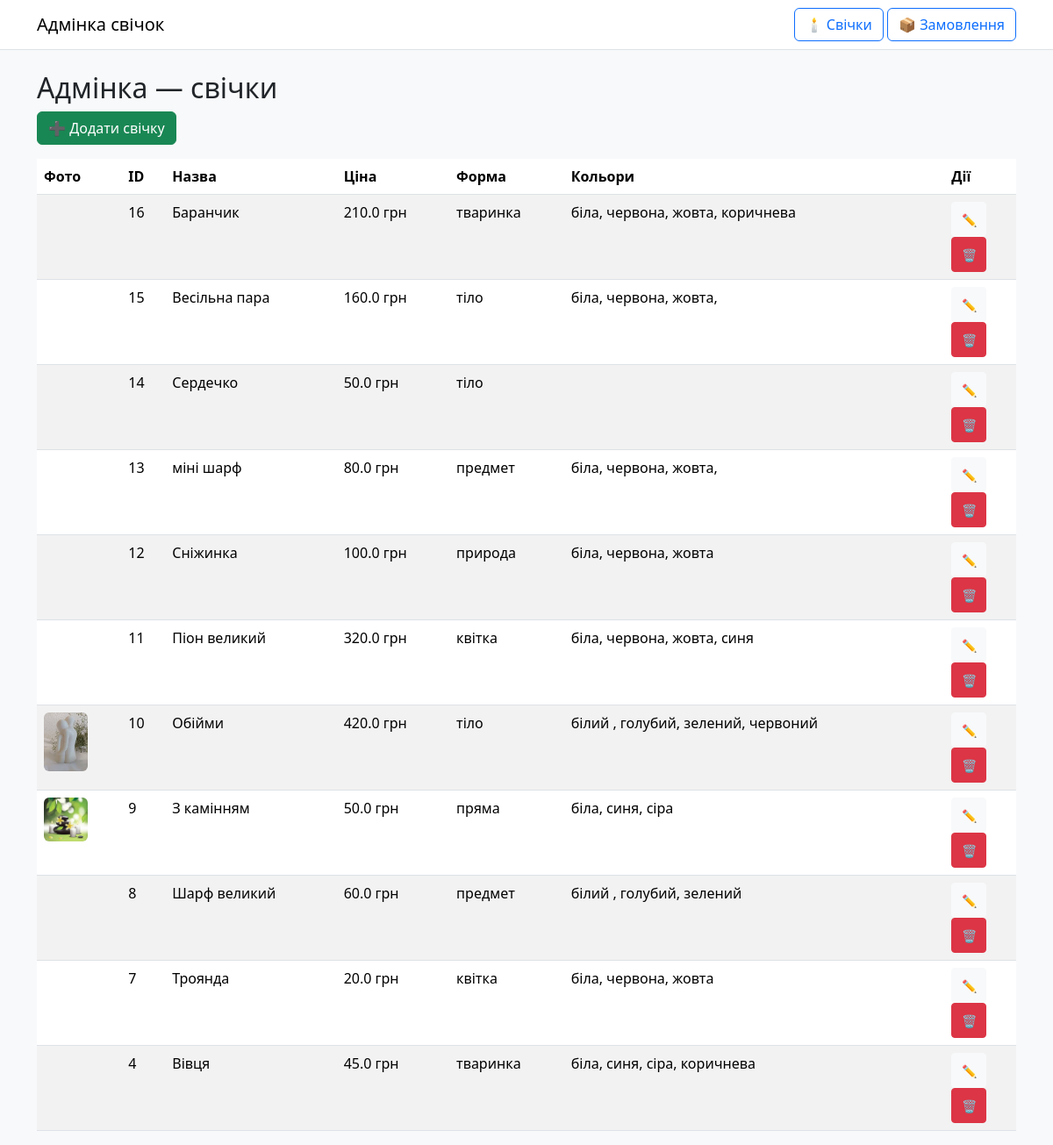
/admin/candles, run on an earlier commit of the app's database.
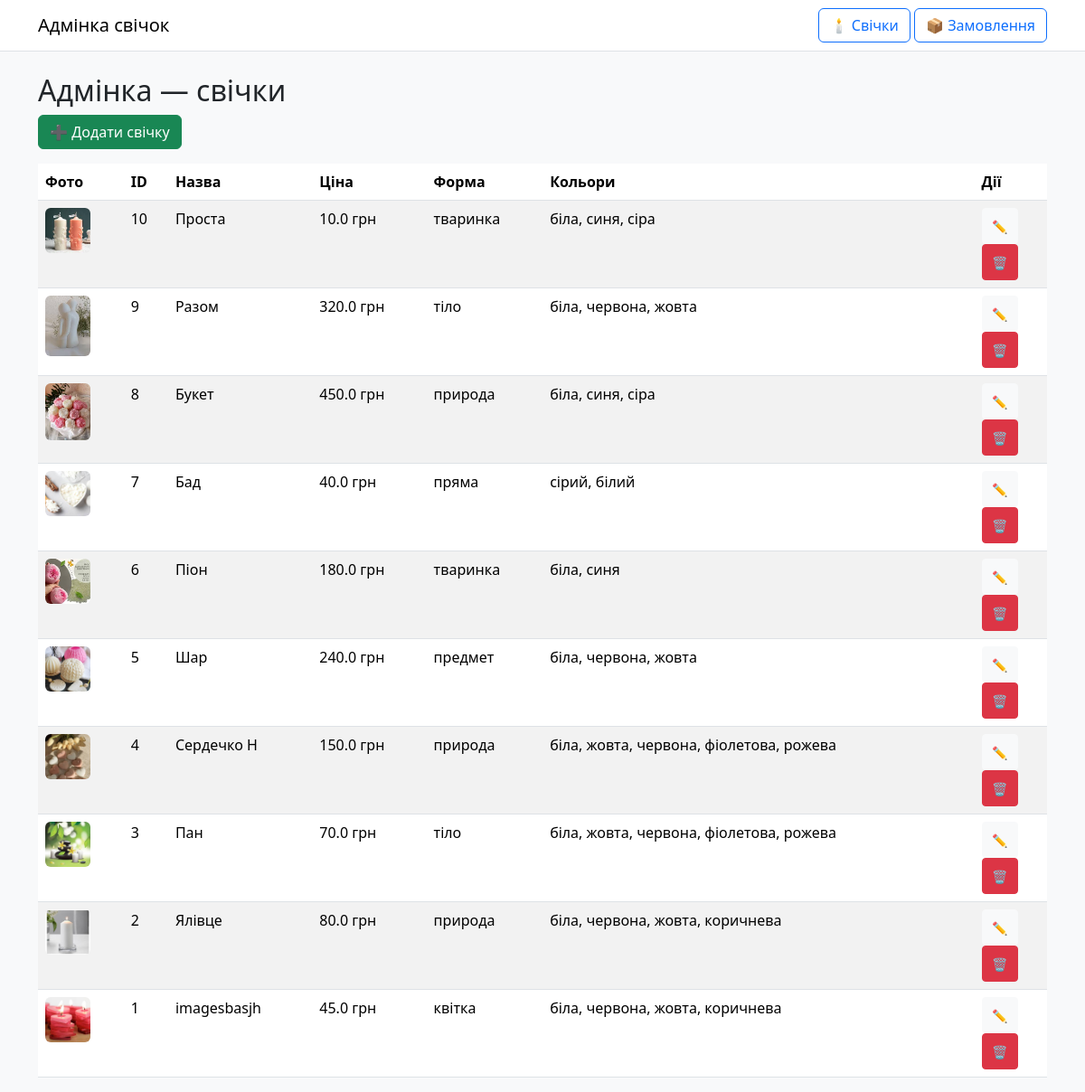
And on a later commit of the database.
### tables this page shows
CREATE TABLE candles (
        id INTEGER PRIMARY KEY AUTOINCREMENT,
        name TEXT NOT NULL,
        price REAL NOT NULL,
        description TEXT,
        image_url TEXT,
        shape TEXT,
        colors TEXT
    );

### admin_app.py (the view)
@admin_app.route("/candles")
def admin_candles():
    conn = sqlite3.connect("app.db")
    cursor = conn.cursor()
    cursor.execute("SELECT * FROM candles ORDER BY id DESC")
    candles = cursor.fetchall()
    conn.close()
    return render_template("admin/admin_candles.html", candles=candles)

### site_app.py (called while the page is built)
def get_locale():
    lang = request.args.get("lang")
    if lang in app.config["BABEL_SUPPORTED_LOCALES"]:
        return lang
    cookie_lang = request.cookies.get("lang")
    if cookie_lang in app.config["BABEL_SUPPORTED_LOCALES"]:
        return cookie_lang
    return app.config["BABEL_DEFAULT_LOCALE"]

@app.context_processor
def inject_globals():
    cart = session.get("cart", [])
    return dict(cart_count=len(cart), current_lang=get_locale())

### templates/admin/admin_candles.html
{% extends "admin/admin_base.html" %}
{% block content %}
<h2>Адмінка — свічки</h2>
<a href="{{ url_for('admin.add_candle') }}" class="btn btn-success mb-3">➕  Додати свічку</a>
<table class="table table-striped">
  <thead>
    <tr>
      <th>Фото</th>
      <th>ID</th>
      <th>Назва</th>
      <th>Ціна</th>
      <th>Форма</th>
      <th>Кольори</th>
      <th>Дії</th>
    </tr>
  </thead>
  <tbody>
    {% for c in candles %}
    <tr>
      <td><img src="{{ url_for('static', filename=c[4]) }}" width="50" class="rounded" alt=""></td>
      <td>{{ c[0] }}</td>
      <td>{{ c[1] }}</td>
      <td>{{ c[2] }} грн</td>
      <td>{{ c[5] }}</td>
      <td>{{ c[6] }}</td>
      <td>
        <a href="{{ url_for('admin.edit_candle', candle_id=c[0]) }}" class="btn btn-secondary btn-light btn-sm d-flex justify-content-center align-items-center" style="width:40px; height:40px;">✏️</a>
        <a href="{{ url_for('admin.delete_candle', candle_id=c[0]) }}" class="btn btn-danger btn-sm d-flex justify-content-center align-items-center" style="width:40px; height:40px;">🗑️</a>
      </td>
    </tr>
    {% endfor %}
  </tbody>
</table>
{% endblock %}

### templates/admin/admin_base.html (shortened to what this page needs)
<!doctype html>
<html lang="uk">
<head>
    <link href="https://cdn.jsdelivr.net/npm/bootstrap@5.3.2/dist/css/bootstrap.min.css" rel="stylesheet">
</head>
<body class="bg-light">
<nav class="navbar navbar-expand-lg bg-white border-bottom mb-4">
  <div class="container">
    <a class="navbar-brand" href="{{ url_for('admin.admin_candles') }}">Адмінка свічок</a>
    <div class="ms-auto">
      <a class="btn btn-outline-primary" href="{{ url_for('admin.admin_candles') }}">🕯️ Свічки</a>
      <a class="btn btn-outline-primary" href="{{ url_for('admin.admin_orders') }}">📦 Замовлення</a></div>
  </div>
</nav>
<div class="container">
  {% block content %}{% endblock %}
</div>
</body>
</html>

What changed in the data, as far as the page shows it:
removed candles: id "16", name "Баранчик", price "210.0", shape "тваринка", colors "біла, червона, жовта, коричнева"
removed candles: id "15", name "Весільна пара", price "160.0", shape "тіло", colors "біла, червона, жовта,"
removed candles: id "14", name "Сердечко", price "50.0", shape "тіло"
removed candles: id "13", name "міні шарф", price "80.0", shape "предмет", colors "біла, червона, жовта,"
removed candles: id "12", name "Сніжинка", price "100.0", shape "природа", colors "біла, червона, жовта"
removed candles: id "11", name "Піон великий", price "320.0", shape "квітка", colors "біла, червона, жовта, синя"
changed candles id 10: image_url: a different picture; name "Обійми" → "Проста"; price "420.0" → "10.0"; shape "тіло" → "тваринка"; colors "білий , голубий, зелений, червоний" → "біла, синя, сіра"
changed candles id 9: image_url: a different picture; name "З камінням" → "Разом"; price "50.0" → "320.0"; shape "пряма" → "тіло"; colors "біла, синя, сіра" → "біла, червона, жовта"
changed candles id 8: image_url: picture added; name "Шарф великий" → "Букет"; price "60.0" → "450.0"; shape "предмет" → "природа"; colors "білий , голубий, зелений" → "біла, синя, сіра"
changed candles id 7: image_url: picture added; name "Троянда" → "Бад"; price "20.0" → "40.0"; shape "квітка" → "пряма"; colors "біла, червона, жовта" → "сірий, білий"
added candles: image_url (picture), id "6", name "Піон", price "180.0", shape "тваринка", colors "біла, синя"
added candles: image_url (picture), id "5", name "Шар", price "240.0", shape "предмет", colors "біла, червона, жовта"
changed candles id 4: image_url: picture added; name "Вівця" → "Сердечко Н"; price "45.0" → "150.0"; shape "тваринка" → "природа"; colors "біла, синя, сіра, коричнева" → "біла, жовта, червона, фіолетова, рожева"
added candles: image_url (picture), id "3", name "Пан", price "70.0", shape "тіло", colors "біла, жовта, червона, фіолетова, рожева"
added candles: image_url (picture), id "2", name "Ялівце", price "80.0", shape "природа", colors "біла, червона, жовта, коричнева"
added candles: image_url (picture), id "1", name "imagesbasjh", price "45.0", shape "квітка", colors "біла, червона, жовта, коричнева"
